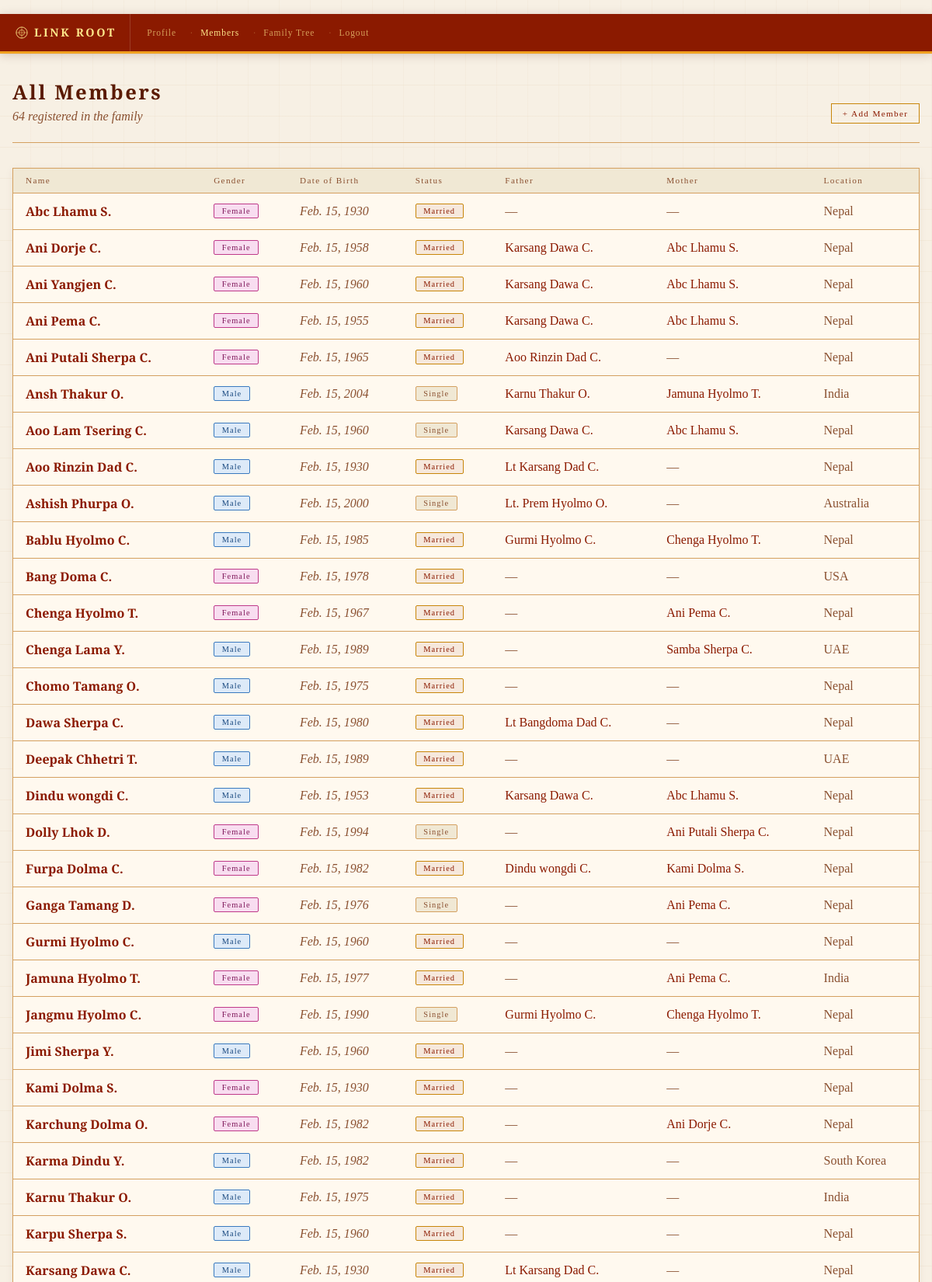
/accounts/family/ (signed in, upper part), run on the app's committed database.
### accounts/models.py (models this page shows, shortened)
class FamilyMember(models.Model):
    user         = models.ForeignKey(User, on_delete=models.CASCADE, null=True, blank=True)
    family_group = models.ForeignKey(FamilyGroup, on_delete=models.SET_NULL, null=True, blank=True, related_name='members')
    first_name   = models.CharField(max_length=100)
    middle_name  = models.CharField(max_length=100, blank=True)
    last_name    = models.CharField(max_length=100)
    gender         = models.CharField(max_length=1, choices=GENDER_CHOICES, null=True, blank=True)
    marital_status = models.CharField(max_length=10, choices=MARITAL_STATUS, default='Single')
    date_of_birth  = models.DateField(null=True, blank=True)
    date_of_death  = models.DateField(null=True, blank=True)
    address        = models.TextField(blank=True)
    photo          = models.ImageField(upload_to='members/', blank=True, null=True)
    phone          = models.CharField(max_length=30, blank=True)
    facebook       = models.CharField(max_length=200, blank=True)
    instagram      = models.CharField(max_length=200, blank=True)
    father = models.ForeignKey(
        'self', null=True, blank=True,
        on_delete=models.SET_NULL,
        related_name='children_of_father'
    )
    mother = models.ForeignKey(
        'self', null=True, blank=True,
        on_delete=models.SET_NULL,
        related_name='children_of_mother'
    )
    spouse = models.ForeignKey(
        'self', null=True, blank=True,
        on_delete=models.SET_NULL,
        related_name='married_to'
    )
    def __str__(self):
        if self.middle_name:
            return f"{self.first_name} {self.middle_name} {self.last_name[0]}."
        return f"{self.first_name} {self.last_name[0]}."

### accounts/views.py (the view)
# urls.py: path('family/', views.family_list, name='family_list'),
@login_required
def family_list(request):
    q = request.GET.get('q', '')
    user_group = _get_user_group(request.user)
    if request.user.is_staff or request.user.is_superuser:
        members = FamilyMember.objects.all()
    elif user_group:
        members = FamilyMember.objects.filter(family_group=user_group)
    else:
        members = FamilyMember.objects.all()
    if q:
        members = members.filter(first_name__icontains=q) | members.filter(last_name__icontains=q)
    members = members.distinct().order_by('first_name', 'last_name')
    return render(request, 'accounts/family_list.html', {'members': members, 'q': q})

### accounts/views.py (called while the page is built)
def _get_user_group(user):
    prof = UserProfile.objects.filter(user=user).first()
    return prof.family_group if prof else None

### accounts/templates/accounts/family_list.html (shortened to what this page needs)
﻿{% extends 'accounts/base.html' %}
{% block content %}
<div class="main wide">
  <div class="page-header" style="display:flex; justify-content:space-between; align-items:flex-end; flex-wrap:wrap; gap:0.75rem;">
    <div>
      <div class="page-title">All Members</div>
      <div class="page-subtitle" id="member-count">{{ members|length }} registered in the family</div>
    </div>
    <a href="{% url 'add_member' %}" class="btn btn-sm">+ Add Member</a>
  </div>
  {% if members %}
  <div class="card" style="padding:0; overflow:hidden;">
    <div class="table-scroll">
      <table class="data-table" id="members-table">
        <thead>
          <tr>
            <th style="cursor:pointer; user-select:none;" onclick="sortTable('name')">Name </th>
            <th style="cursor:pointer; user-select:none;" onclick="sortTable('gender')">Gender </th>
            <th style="cursor:pointer; user-select:none;" onclick="sortTable('dob')">Date of Birth </th>
            <th>Status</th>
            <th>Father</th>
            <th>Mother</th>
            <th style="cursor:pointer; user-select:none;" onclick="sortTable('location')">Location </th>
          </tr>
        </thead>
        <tbody id="table-body">
          {% for member in members %}
          <tr data-name="{{ member.first_name }} {{ member.last_name }}"
              data-gender="{{ member.gender }}"
              data-dob="{{ member.date_of_birth|date:'Y-m-d' }}"
              data-lastname="{{ member.last_name }}"
              data-location="{{ member.address }}">
            <td><a href="{% url 'family_detail' member.pk %}" class="text-link" style="font-weight:600;">{{ member }}</a></td>
            <td>
              {% if member.gender == 'M' %}<span class="badge badge-male">Male</span>
              {% elif member.gender == 'F' %}<span class="badge badge-female">Female</span>
              {% else %}<span style="color:var(--text-dim);">—</span>{% endif %}
            </td>
            <td style="color:var(--text-dim); font-style:italic;">{{ member.date_of_birth|default:"—" }}</td>
            <td>
              {% if member.marital_status == 'Married' %}<span class="badge badge-married">Married</span>
              {% else %}<span class="badge badge-single">Single</span>{% endif %}
            </td>
            <td>
              {% if member.father %}<a href="{% url 'family_detail' member.father.pk %}" class="text-link">{{ member.father }}</a>
              {% else %}<span style="color:var(--text-dim);">—</span>{% endif %}
            </td>
            <td>
              {% if member.mother %}<a href="{% url 'family_detail' member.mother.pk %}" class="text-link">{{ member.mother }}</a>
              {% else %}<span style="color:var(--text-dim);">—</span>{% endif %}
            </td>
            <td style="color:var(--text-dim);">{{ member.address|default:"—" }}</td>
          </tr>
          {% endfor %}
        </tbody>
      </table>
    </div>
  </div>
  {% endif %}
</div>
{% endblock %}

### accounts/templates/accounts/base.html (style rules this page uses)
:root { --bg: #f7f0e4; --surface: #fff9ef; --surface2: #f0e8d4; --border: #d4a060; --gold: #8B1a00; --gold-light: #5a1a00; --gold-dim: #c8860a; --text: #2a1a0a; --text-dim: #8a5030; --male: #ddeaf8; --male-border: #3a7abf; --female: #f8ddf0; --female-border:#bf3a8a; --error: #bf3a3a; }
* { box-sizing: border-box; margin: 0; padding: 0; }
body { background: var(--bg); color: var(--text); font-family: 'Crimson Text', Georgia, serif; min-height: 100vh; }
body::before { content: ''; position: fixed; inset: 0; background-image: repeating-linear-gradient(0deg, transparent, transparent 39px, rgba(180,140,60,0.06) 39px, rgba(180,140,60,0.06) 40px), repeating-linear-gradient(90deg, transparent, transparent 39px, rgba(180,140,60,0.04) 39px, rgba(180,140,60,0.04) 40px); pointer-events: none; z-index: 0; }
.main { position: relative; z-index: 1; max-width: 960px; margin: 0 auto; padding: 2rem 1rem; }
.main.wide { max-width: 1200px; }
.page-header { margin-bottom: 2rem; padding-bottom: 1.5rem; border-bottom: 1px solid var(--border); }
.page-title { font-family: 'Cinzel', serif; font-size: clamp(1.2rem, 5vw, 1.6rem); font-weight: 600; color: var(--gold-light); letter-spacing: 0.1em; }
.page-subtitle { color: var(--text-dim); font-style: italic; font-size: 1rem; margin-top: 0.3rem; }
.card { background: var(--surface); border: 1px solid var(--border); padding: 1.75rem; margin-bottom: 1.25rem; position: relative; box-shadow: 0 2px 10px rgba(100,50,0,0.07); }
.table-scroll { overflow-x: auto; -webkit-overflow-scrolling: touch; }
.data-table { width: 100%; min-width: 600px; border-collapse: collapse; font-size: 1rem; }
.data-table th { font-family: 'Cinzel', serif; font-size: 0.7rem; letter-spacing: 0.12em; color: var(--text-dim); text-align: left; padding: 0.6rem 1rem; border-bottom: 1px solid var(--border); font-weight: 400; white-space: nowrap; background: var(--surface2); }
.data-table td { padding: 0.75rem 1rem; border-bottom: 1px solid var(--border); color: var(--text); vertical-align: middle; white-space: nowrap; }
a.text-link { color: var(--gold); text-decoration: none; transition: color 0.2s; }
.badge { display: inline-block; padding: 0.2rem 0.6rem; font-family: 'Cinzel', serif; font-size: 0.65rem; letter-spacing: 0.1em; border-radius: 2px; }
.badge-male { background: var(--male); border: 1px solid var(--male-border); color: #1a4a80; }
.badge-female { background: var(--female); border: 1px solid var(--female-border); color: #80185a; }
.badge-married { background: rgba(139,26,0,0.08); border: 1px solid var(--gold-dim); color: var(--gold); }
.badge-single { background: var(--surface2); border: 1px solid var(--border); color: var(--text-dim); }
.btn { background: transparent; border: 1px solid var(--gold-dim); color: var(--gold); padding: 0.65rem 1.4rem; font-family: 'Cinzel', serif; font-size: 0.8rem; letter-spacing: 0.12em; cursor: pointer; transition: all 0.2s; text-decoration: none; display: inline-block; }
.btn-sm { padding: 0.35rem 0.85rem; font-size: 0.7rem; }

### data on the page
FamilyMember: middle_name+first_name+last_name "Abc Lhamu S.", gender "Female", date_of_birth "Feb. 15, 1930", marital_status "Married", address "Nepal"
FamilyMember: middle_name+first_name+last_name "Ani Dorje C.", gender "Female", date_of_birth "Feb. 15, 1958", marital_status "Married", father "Karsang Dawa C.", mother "Abc Lhamu S.", address "Nepal"
FamilyMember: middle_name+first_name+last_name "Ani Yangjen C.", gender "Female", date_of_birth "Feb. 15, 1960", marital_status "Married", father "Karsang Dawa C.", mother "Abc Lhamu S.", address "Nepal"
FamilyMember: middle_name+first_name+last_name "Ani Pema C.", gender "Female", date_of_birth "Feb. 15, 1955", marital_status "Married", father "Karsang Dawa C.", mother "Abc Lhamu S.", address "Nepal"
FamilyMember: middle_name+first_name+last_name "Ani Putali Sherpa C.", gender "Female", date_of_birth "Feb. 15, 1965", marital_status "Married", father "Aoo Rinzin Dad C.", address "Nepal"
FamilyMember: middle_name+first_name+last_name "Ansh Thakur O.", gender "Male", date_of_birth "Feb. 15, 2004", marital_status "Single", father "Karnu Thakur O.", mother "Jamuna Hyolmo T.", address "India"
FamilyMember: middle_name+first_name+last_name "Aoo Lam Tsering C.", gender "Male", date_of_birth "Feb. 15, 1960", marital_status "Single", father "Karsang Dawa C.", mother "Abc Lhamu S.", address "Nepal"
FamilyMember: middle_name+first_name+last_name "Aoo Rinzin Dad C.", gender "Male", date_of_birth "Feb. 15, 1930", marital_status "Married", father "Lt Karsang Dad C.", address "Nepal"
FamilyMember: middle_name+first_name+last_name "Ashish Phurpa O.", gender "Male", date_of_birth "Feb. 15, 2000", marital_status "Single", father "Lt. Prem Hyolmo O.", address "Australia"
FamilyMember: middle_name+first_name+last_name "Bablu Hyolmo C.", gender "Male", date_of_birth "Feb. 15, 1985", marital_status "Married", father "Gurmi Hyolmo C.", mother "Chenga Hyolmo T.", address "Nepal"
FamilyMember: middle_name+first_name+last_name "Bang Doma C.", gender "Female", date_of_birth "Feb. 15, 1978", marital_status "Married", address "USA"
FamilyMember: middle_name+first_name+last_name "Chenga Hyolmo T.", gender "Female", date_of_birth "Feb. 15, 1967", marital_status "Married", mother "Ani Pema C.", address "Nepal"
FamilyMember: middle_name+first_name+last_name "Chenga Lama Y.", gender "Male", date_of_birth "Feb. 15, 1989", marital_status "Married", mother "Samba Sherpa C.", address "UAE"
FamilyMember: middle_name+first_name+last_name "Chomo Tamang O.", gender "Male", date_of_birth "Feb. 15, 1975", marital_status "Married", address "Nepal"
FamilyMember: middle_name+first_name+last_name "Dawa Sherpa C.", gender "Male", date_of_birth "Feb. 15, 1980", marital_status "Married", father "Lt Bangdoma Dad C.", address "Nepal"
FamilyMember: middle_name+first_name+last_name "Deepak Chhetri T.", gender "Male", date_of_birth "Feb. 15, 1989", marital_status "Married", address "UAE"
FamilyMember: middle_name+first_name+last_name "Dindu wongdi C.", gender "Male", date_of_birth "Feb. 15, 1953", marital_status "Married", father "Karsang Dawa C.", mother "Abc Lhamu S.", address "Nepal"
FamilyMember: middle_name+first_name+last_name "Dolly Lhok D.", gender "Female", date_of_birth "Feb. 15, 1994", marital_status "Single", mother "Ani Putali Sherpa C.", address "Nepal"
FamilyMember: middle_name+first_name+last_name "Furpa Dolma C.", gender "Female", date_of_birth "Feb. 15, 1982", marital_status "Married", father "Dindu wongdi C.", mother "Kami Dolma S.", address "Nepal"
FamilyMember: middle_name+first_name+last_name "Ganga Tamang D.", gender "Female", date_of_birth "Feb. 15, 1976", marital_status "Single", mother "Ani Pema C.", address "Nepal"
FamilyMember: middle_name+first_name+last_name "Gurmi Hyolmo C.", gender "Male", date_of_birth "Feb. 15, 1960", marital_status "Married", address "Nepal"
FamilyMember: middle_name+first_name+last_name "Jamuna Hyolmo T.", gender "Female", date_of_birth "Feb. 15, 1977", marital_status "Married", mother "Ani Pema C.", address "India"
FamilyMember: middle_name+first_name+last_name "Jangmu Hyolmo C.", gender "Female", date_of_birth "Feb. 15, 1990", marital_status "Single", father "Gurmi Hyolmo C.", mother "Chenga Hyolmo T.", address "Nepal"
FamilyMember: middle_name+first_name+last_name "Jimi Sherpa Y.", gender "Male", date_of_birth "Feb. 15, 1960", marital_status "Married", address "Nepal"
FamilyMember: middle_name+first_name+last_name "Kami Dolma S.", gender "Female", date_of_birth "Feb. 15, 1930", marital_status "Married", address "Nepal"
FamilyMember: middle_name+first_name+last_name "Karchung Dolma O.", gender "Female", date_of_birth "Feb. 15, 1982", marital_status "Married", mother "Ani Dorje C.", address "Nepal"
FamilyMember: middle_name+first_name+last_name "Karma Dindu Y.", gender "Male", date_of_birth "Feb. 15, 1982", marital_status "Married", address "South Korea"
FamilyMember: middle_name+first_name+last_name "Karnu Thakur O.", gender "Male", date_of_birth "Feb. 15, 1975", marital_status "Married", address "India"
FamilyMember: middle_name+first_name+last_name "Karpu Sherpa S.", gender "Male", date_of_birth "Feb. 15, 1960", marital_status "Married", address "Nepal"
FamilyMember: middle_name+first_name+last_name "Karsang Dawa C.", gender "Male", date_of_birth "Feb. 15, 1930", marital_status "Married", father "Lt Karsang Dad C.", address "Nepal"

### other printed values
{{ members|length }} "64"
